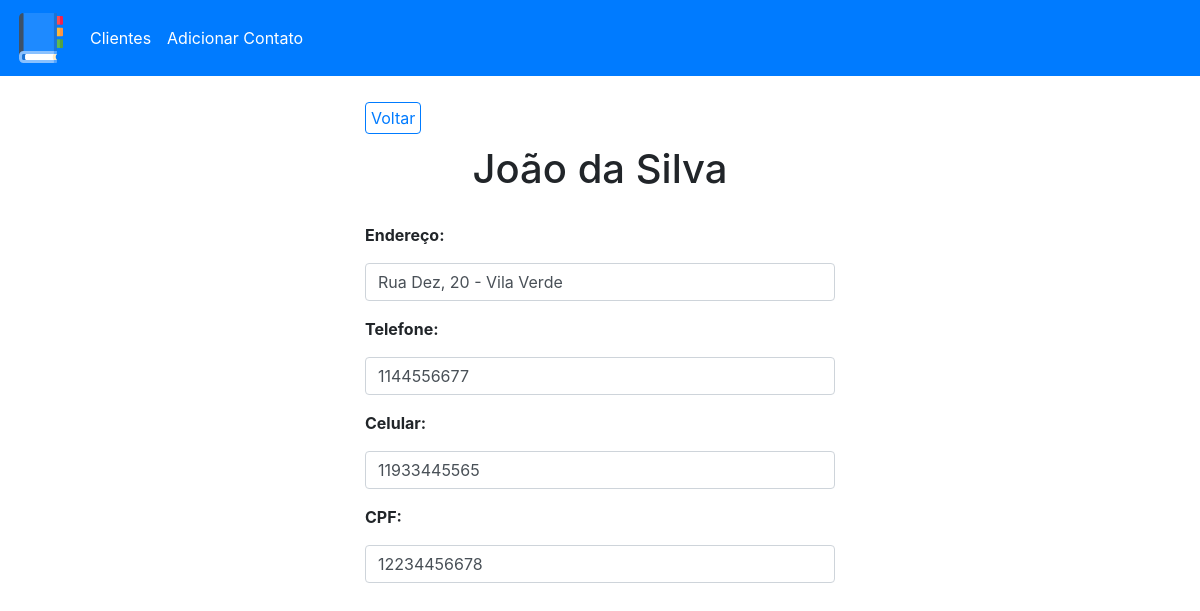
/show.php?id=1, run on the app's committed database.
### tables this page shows
CREATE TABLE Cliente(
	CodCliente INT NOT NULL PRIMARY KEY AUTO_INCREMENT,
    Nome VARCHAR(100) NOT NULL,
    Endereco VARCHAR(100),
    Telefone VARCHAR(10),
    Celular CHAR(11),
    CPF CHAR(11) NOT NULL
);

### config/process.php (called while the page is built, shortened)
<?php
  include_once("connection.php");
  include_once("url.php");
  $data = $_POST;
  if(!empty($data)) {
    if($data["type"] === "create") {
      $Nome = $data["Nome"];
      $Endereco = $data["Endereco"];
      $Telefone = $data["Telefone"];
      $Celular = $data["Celular"];
      $CPF = $data["CPF"];
      $query = "INSERT INTO Cliente (Nome, Endereco, Telefone, Celular, CPF) VALUES (:Nome, :Endereco, :Telefone, :Celular, :CPF)";
      $stmt = $conn->prepare($query);
      $stmt->bindParam(":Nome", $Nome);
      $stmt->bindParam(":Endereco", $Endereco);
      $stmt->bindParam(":Telefone", $Telefone);
      $stmt->bindParam(":Celular", $Celular);
      $stmt->bindParam(":CPF", $CPf);
      try {
        $stmt->execute();
        $_SESSION["msg"] = "Contato criado com sucesso!";
      } catch(PDOException $e) {
        $error = $e->getMessage();
        echo "Erro: $error";
      }
    } else if($data["type"] === "edit") {
      $Nome = $data["Nome"];
      $Endereco = $data["Endereco"];
      $Telefone = $data["Telefone"];
      $Celular = $data["Celular"];
      $CPF = $data["CPF"];
      $CodCliente = $data["CodCliente"];
      $query = "UPDATE Cliente
                SET Nome = :Nome, Endereco = :Endereco, Telefone = :Telefone, Celular = :Celular, CPF = :CPF
                WHERE CodCliente = :CodCliente";
      $stmt = $conn->prepare($query);
      $stmt->bindParam(":Nome", $Nome);
      $stmt->bindParam(":Endereco", $Endereco);
      $stmt->bindParam(":Telefone", $Telefone);
      $stmt->bindParam(":Celular", $Celular);
      $stmt->bindParam(":CPF", $CPF);
      $stmt->bindParam(":CodCliente", $CodCliente);
      try {
        $stmt->execute();
        $_SESSION["msg"] = "Contato atualizado com sucesso!";
      } catch(PDOException $e) {
        $error = $e->getMessage();
        echo "Erro: $error";
      }
    } else if($data["type"] === "delete") {
      $CodCliente = $data["CodCliente"];
      $query = "DELETE FROM Cliente WHERE CodCliente = :CodCliente";
      $stmt = $conn->prepare($query);
      $stmt->bindParam(":CodCliente", $CodCliente);
      try {
        $stmt->execute();
        $_SESSION["msg"] = "Cliente removido com sucesso!";
      } catch(PDOException $e) {
        $error = $e->getMessage();
        echo "Erro: $error";
      }
    }
    header("Location:" . $BASE_URL . "../index.php");
  } else {
    if(!empty($_GET)) {
      $CodCliente = $_GET["id"];
    }
    if(!empty($CodCliente)) {
      $query = "SELECT * FROM Cliente WHERE CodCliente = :CodCliente";
      $stmt = $conn->prepare($query);
      $stmt->bindParam(":CodCliente", $CodCliente);
      $stmt->execute();
      $clientes = $stmt->fetch();
    } else {
      $Cliente = [];
      $query = "SELECT * FROM Cliente";
      $stmt = $conn->prepare($query);
      $stmt->execute();
      $Cliente = $stmt->fetchAll();
    }
  }

### show.php (the view, shortened to what this page needs)
<?php
  include_once("templates/header.php");
?>
  <div class="container" id="view-contact-container">
    <h1 id="main-title"><?= $clientes["Nome"] ?></h1>
    <p class="bold">Endereço:</p>
    <p class="form-control"><?= $clientes["Endereco"] ?></p>
    <p class="bold">Telefone:</p>
    <p class="form-control"><?= $clientes["Telefone"] ?></p>
    <p class="bold">Celular:</p>
    <p class="form-control"><?= $clientes["Celular"] ?></p>
    <p class="bold">CPF:</p>
    <p class="form-control"><?= $clientes["CPF"] ?></p>
  </div>
<?php
  include_once("templates/footer.php");
?>

### css/styles.css (style rules this page uses)
#main-title { text-align: center; margin: 15px 0 30px; }
#view-contact-container { max-width: 500px; margin: 0 auto; }
.bold { font-weight: bold; }
#back-link-container { display: block; width: 500px; margin: 30px auto 0; }
#back-link { border: 1px solid #007BFF; color: #007BFF; border-radius: 4px; padding: 5px; }

### data on the page
cliente: Nome "João da Silva", Endereco "Rua Dez, 20 - Vila Verde", Telefone "1144556677", Celular "11933445565", CPF "12234456678"
